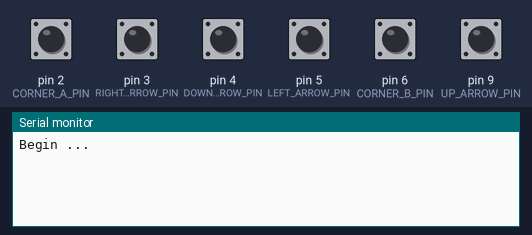
The sketch below on a simulated Arduino Leonardo, built with avr-gcc and run on an emulated ATmega32U4. On the bench: the last lines printed to the serial monitor. The inputs (shaded band) are chosen by the test bench; at power-on: pin 2 (CORNER_A_PIN), pin 3 (RIGHT_ARROW_PIN), pin 4 (DOWN_ARROW_PIN), pin 5 (LEFT_ARROW_PIN), pin 6 (CORNER_B_PIN), pin 9 (UP_ARROW_PIN) HIGH.

Above: at 1.4 s.
1.5 s: pin 2 (CORNER_A_PIN) pulled LOW for 0.15 s
At 2.2 s:
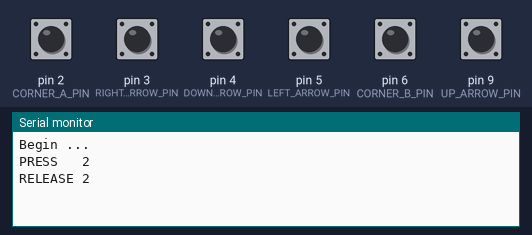
3.1 s: pin 3 (RIGHT_ARROW_PIN) pulled LOW for 0.15 s
At 3.23 s:
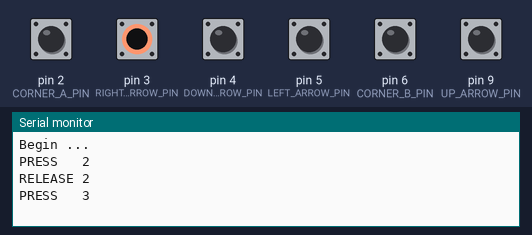
4.7 s: pin 4 (DOWN_ARROW_PIN) pulled LOW for 0.15 s
At 5.7 s:
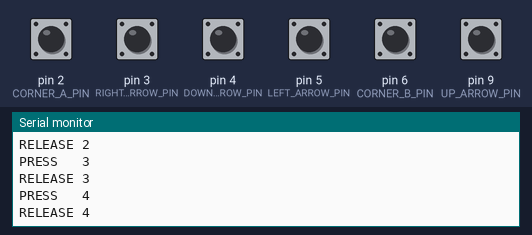
6.3 s: pin 5 (LEFT_ARROW_PIN) pulled LOW for 0.15 s
At 7.0 s:
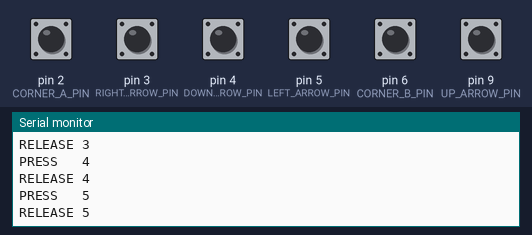
7.9 s: pin 6 (CORNER_B_PIN) pulled LOW for 0.15 s
At 9.2 s:
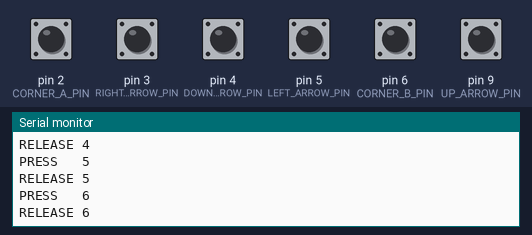
9.5 s: pin 9 (UP_ARROW_PIN) pulled LOW for 0.15 s
At 10.6 s:
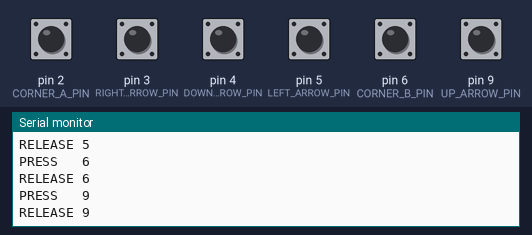

The sketch:

DanceDanceRevolutionPlayer2.ino
```cpp
#include <Keyboard.h>
#define WAKE_UP_TIME_IN_MS 2

#define UP_ARROW_PIN    9
#define CORNER_A_PIN    2
#define RIGHT_ARROW_PIN 3
#define DOWN_ARROW_PIN  4
#define LEFT_ARROW_PIN  5
#define CORNER_B_PIN    6

#define UP_ARROW_KEY    'r'
#define CORNER_A_KEY    'a'
#define RIGHT_ARROW_KEY 'g'
#define DOWN_ARROW_KEY  'f'
#define LEFT_ARROW_KEY  'd'
#define CORNER_B_KEY    's'

bool upButton      = false;
bool cornerAButton = false;
bool rightButton   = false;
bool downButton    = false;
bool leftButton    = false;
bool cornerBButton = false;

bool handleButtonChange( int pinNumber, int charToPress, bool previousButtonState ) {
  bool returnVal = previousButtonState;
  bool pressed = !digitalRead( pinNumber );

  if ( pressed != previousButtonState )
  {
    returnVal = !previousButtonState;
    if ( pressed )
    {
      Keyboard.press( charToPress );
      Serial.print( "PRESS   " );
    } else
    {
      Keyboard.release( charToPress );
      Serial.print( "RELEASE " );
    }

    Serial.println( pinNumber, DEC );
    Serial.flush();

  }

  return returnVal;
}
void setup() {
  // put your setup code here, to run once:

  delay(100);

  Serial.begin(9600);
  Serial.println( "Begin ..." );

  pinMode( UP_ARROW_PIN,    INPUT_PULLUP );
  pinMode( CORNER_A_PIN,    INPUT_PULLUP );
  pinMode( RIGHT_ARROW_PIN, INPUT_PULLUP );
  pinMode( DOWN_ARROW_PIN,  INPUT_PULLUP );
  pinMode( LEFT_ARROW_PIN,  INPUT_PULLUP );
  pinMode( CORNER_B_PIN,    INPUT_PULLUP );

  delay(100);
}

void loop() {
  // put your main code here, to run repeatedly:
  upButton      = handleButtonChange( UP_ARROW_PIN,    UP_ARROW_KEY,    upButton      );
  cornerAButton = handleButtonChange( CORNER_A_PIN,    CORNER_A_KEY,    cornerAButton );
  rightButton   = handleButtonChange( RIGHT_ARROW_PIN, RIGHT_ARROW_KEY, rightButton   );
  downButton    = handleButtonChange( DOWN_ARROW_PIN,  DOWN_ARROW_KEY,  downButton    );
  leftButton    = handleButtonChange( LEFT_ARROW_PIN,  LEFT_ARROW_KEY,  leftButton    );
  cornerBButton = handleButtonChange( CORNER_B_PIN,    CORNER_B_KEY,    cornerBButton );

  delay( WAKE_UP_TIME_IN_MS );
}
```

Measured:
- after the input at 1.5 s, the serial monitor: prints a new line at once (image 1)
- after the input at 3.1 s, the serial monitor: prints a new line at once (image 2)
- after the input at 4.7 s, the serial monitor: prints a new line at once (image 3)
- after the input at 6.3 s, the serial monitor: prints a new line at once (image 4)
- after the input at 7.9 s, the serial monitor: prints a new line at once (image 5)
- after the input at 9.5 s, the serial monitor: prints a new line at once (image 6)
